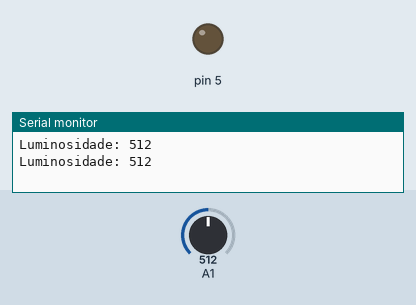
Bench run of a sketch on a simulated Arduino Uno, built with avr-gcc and run on an emulated ATmega328P. Shown: output pins drawn as LEDs (lit = HIGH), the last lines printed to the serial monitor. The test bench sets the inputs (shaded band); at power-on: A1 = 512.

Above: at 3.3 s.
3.4 s: A1 set to 213
6.7 s: A1 set to 188
At 8.9 s:
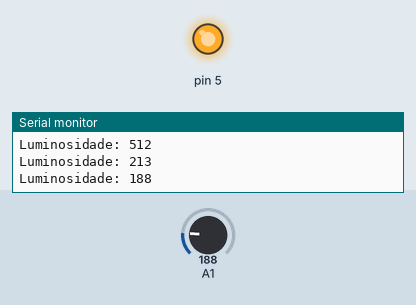
10.0 s: A1 set to 210
At 10.8 s:
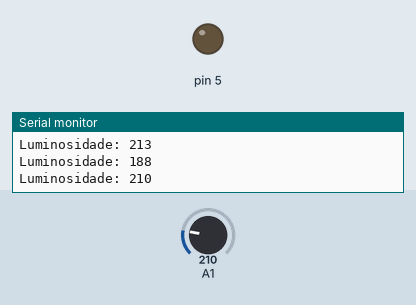
13.3 s: A1 set to 190
At 15.9 s:
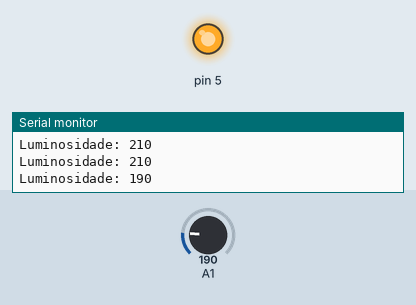
Timing chart, 0 to 17.4 s (numbered marks = the images above; inputs shaded):
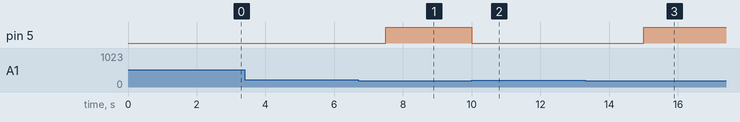

Measured:
- the behaviour switches between 200 and 199 on A1 (found by bisection; images 0 and 1)
- after the input at 6.7 s, pin 5: LOW → HIGH after 0.80 s
- after the input at 10.0 s, pin 5: HIGH → LOW at once
- after the input at 13.3 s, pin 5: LOW → HIGH after 1.7 s

The sketch:

Photo.ino
```cpp
void setup() {
  // put your setup code here, to run once:
  Serial.begin(9600);
  // Referencia de saida
  pinMode(5, OUTPUT);
}

void loop() {
  // put your main code here, to run repeatedly:
  // Referencia de Saida
  int luz = analogRead(A1);
  Serial.print("Luminosidade: ");
  Serial.println(luz);
  if (luz < 200){
    digitalWrite(5, HIGH);
  }else{
    digitalWrite(5, LOW);
  }
  delay(2500);
}
```
